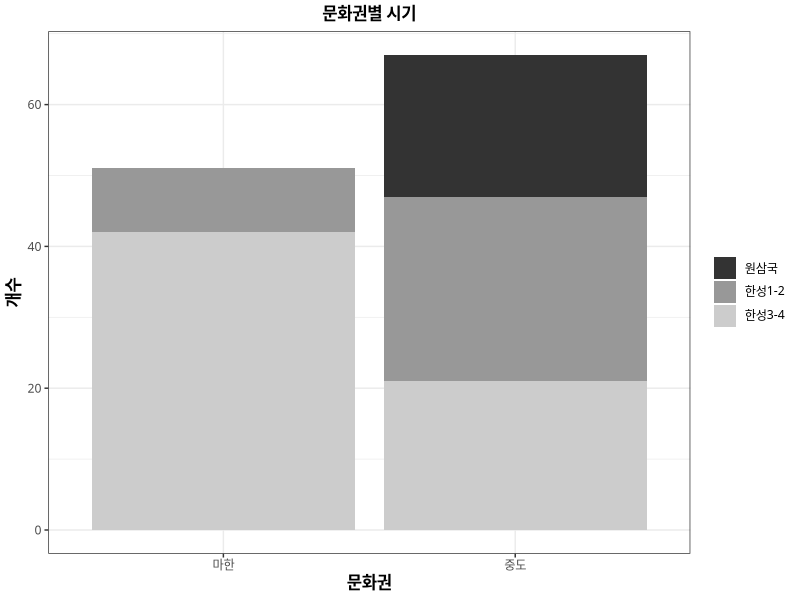
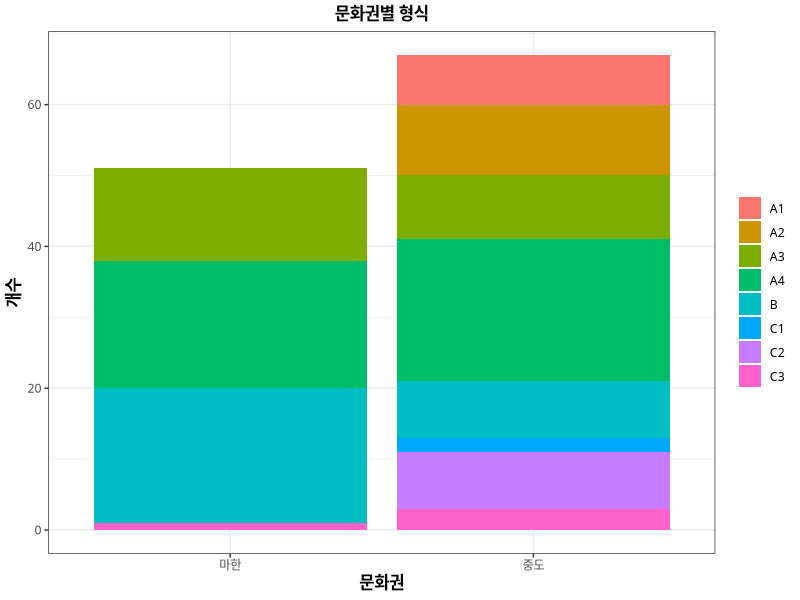
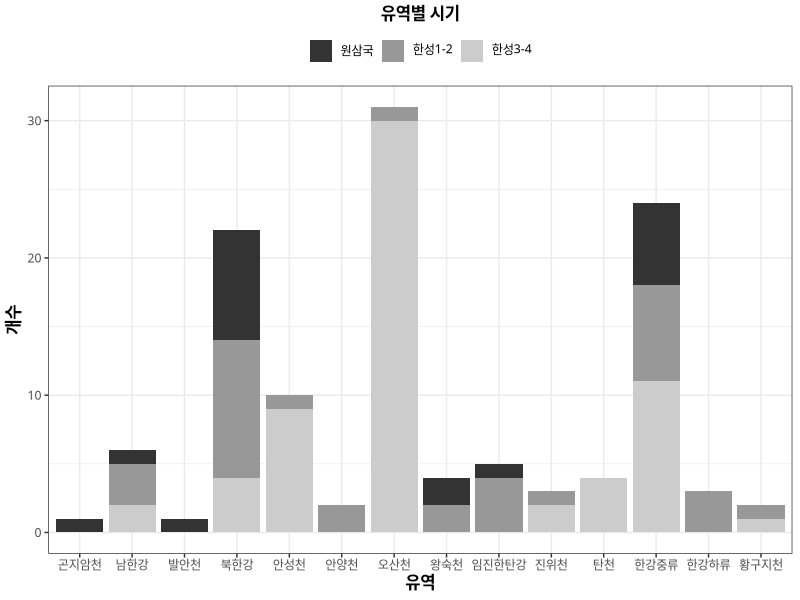
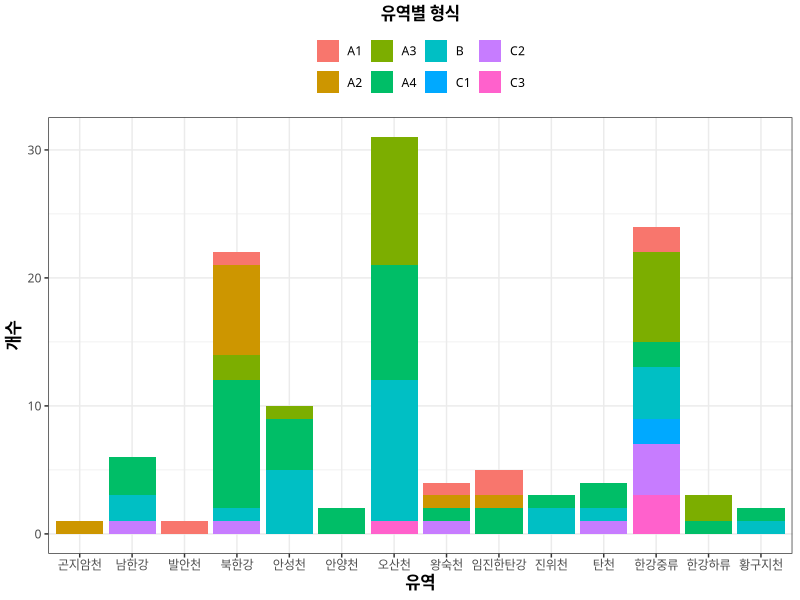
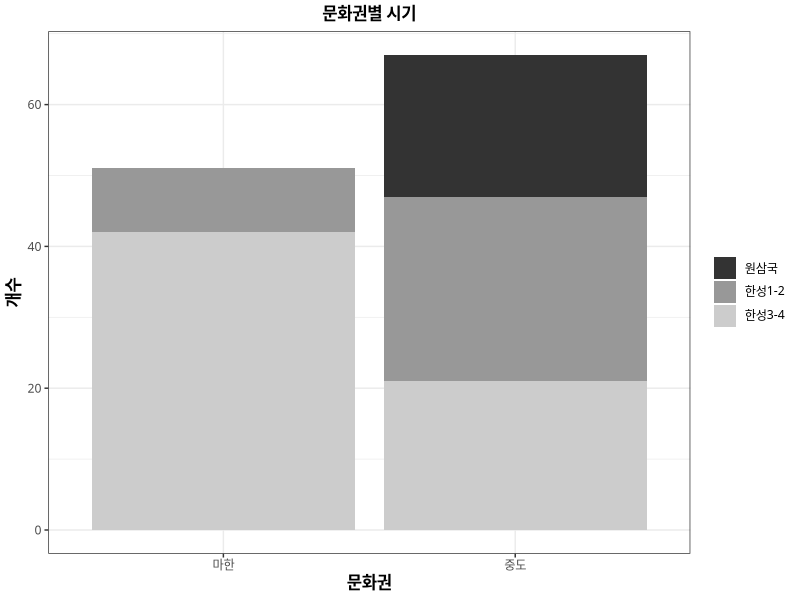
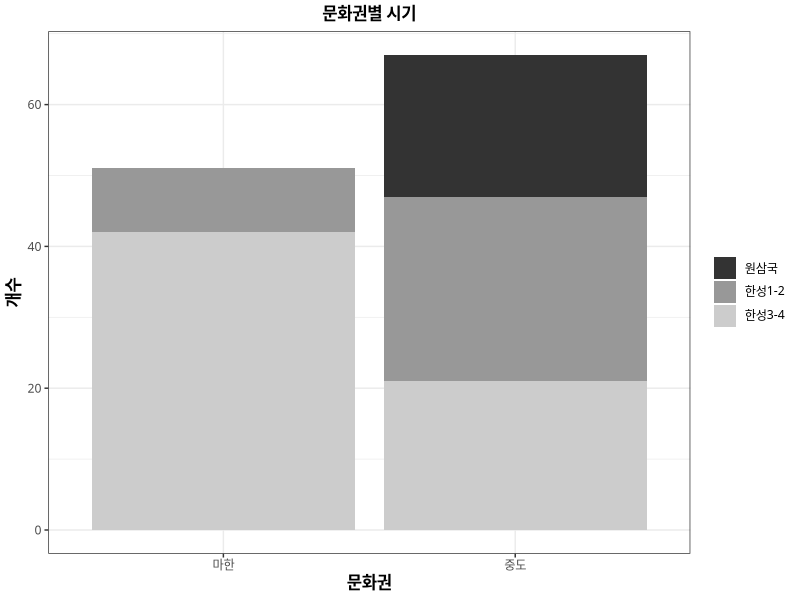
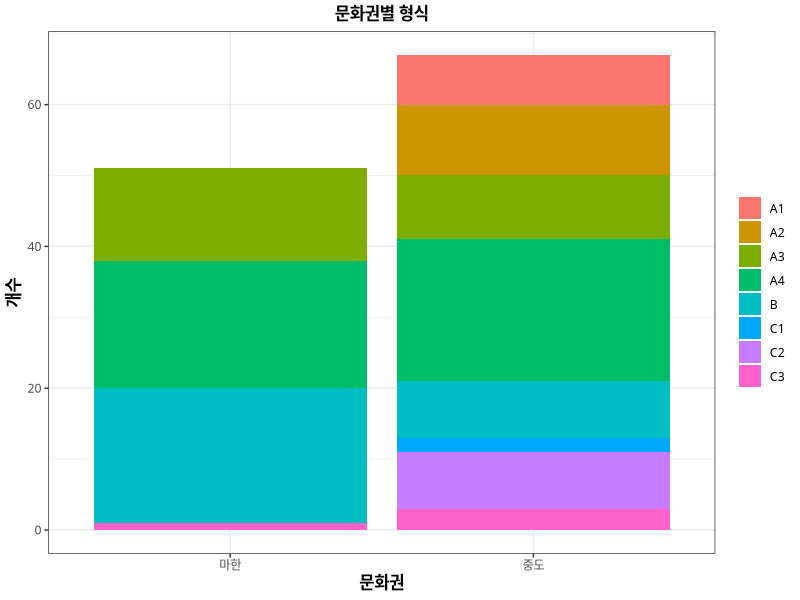
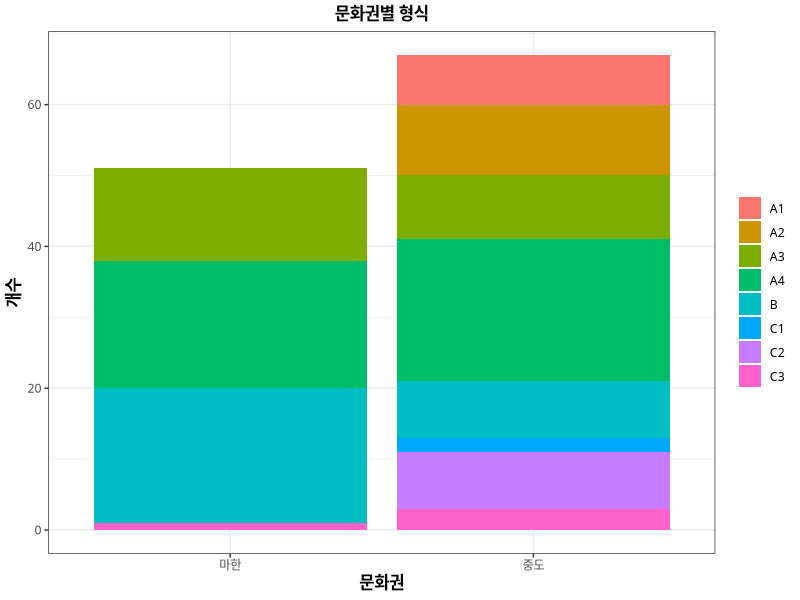

Here is the R script that generated these plots, in order:
library(ggplot2)
library(here)

df <- read.csv(here("./Data/LPV_Measurement.csv"), fileEncoding = "UTF-8")
df <- subset(df, df$시기 != "-" & df$형식 != "D")

########## 문화권-시기 비율 ##########
ggplot(df, aes(x=df$문화권, fill=df$시기)) +
    geom_bar(stat="count") +
    scale_fill_grey() +
    xlab("문화권") +
    ylab("개수") +
        theme_bw() + 
        theme(legend.position = "right", plot.title = element_text(hjust = 0.5,size=12,face='bold')) +
        theme(text = element_text(family = "NanumGothic"),
            legend.title=element_blank(),
            plot.title = element_text(hjust = 0.5, size = 12, face = 'bold'),
            axis.title.x = element_text(size = 12, colour = "black", face = 'bold'),
            axis.title.y = element_text(size = 12, colour = "black", face = 'bold')) +
    ggtitle("문화권별 시기")

ggsave(here("./Graph/Barplot(문화권별시기).tiff"), dpi=300, width=3, height=3, units='in')
ggsave(here("./Graph/Barplot(문화권별시기).jpeg"), dpi=300, width=3, height=3, units='in')

########## 문화권-형식 비율 ###########
ggplot(df, aes(x=df$문화권, fill=df$형식)) +
    geom_bar(stat="count") +
    xlab("문화권") +
    ylab("개수") +
        theme_bw() + 
        theme(legend.position = "right", plot.title = element_text(hjust = 0.5,size=12,face='bold')) +
        theme(text = element_text(family = "NanumGothic"),
            legend.title=element_blank(),
            plot.title = element_text(hjust = 0.5, size = 12, face = 'bold'),
            axis.title.x = element_text(size = 12, colour = "black", face = 'bold'),
            axis.title.y = element_text(size = 12, colour = "black", face = 'bold')) +
    ggtitle("문화권별 형식")

ggsave(here("./Graph/Barplot(문화권별형식).tiff"), dpi=300, width=3, height=3, units='in')
ggsave(here("./Graph/Barplot(문화권별형식).jpeg"), dpi=300, width=3, height=3, units='in')

########## 유역-시기 비율###########
ggplot(df, aes(x=df$유역, fill=df$시기)) +
    geom_bar(stat="count") +
    scale_fill_grey() +
    xlab("유역") +
    ylab("개수") +
        theme_bw() + 
        theme(legend.position = "top", plot.title = element_text(hjust = 0.5,size=12,face='bold')) +
        theme(text = element_text(family = "NanumGothic"),
            legend.title=element_blank(),
            plot.title = element_text(hjust = 0.5, size = 12, face = 'bold'),
            axis.title.x = element_text(size = 12, colour = "black", face = 'bold'),
            axis.title.y = element_text(size = 12, colour = "black", face = 'bold')) +
    ggtitle("유역별 시기")

ggsave(here("./Graph/Barplot(유역별시기).tiff"), dpi=300, width=10, height=3, units='in')
ggsave(here("./Graph/Barplot(유역별시기).jpeg"), dpi=300, width=10, height=3, units='in')

########## 유역-형식 비율###########
ggplot(df, aes(x=df$유역, fill=df$형식)) +
    geom_bar(stat="count") +
    xlab("유역") +
    ylab("개수") +
        theme_bw() + 
        theme(legend.position = "top", plot.title = element_text(hjust = 0.5,size=12,face='bold')) +
        theme(text = element_text(family = "NanumGothic"),
            legend.title=element_blank(),
            plot.title = element_text(hjust = 0.5, size = 12, face = 'bold'),
            axis.title.x = element_text(size = 12, colour = "black", face = 'bold'),
            axis.title.y = element_text(size = 12, colour = "black", face = 'bold')) +
    ggtitle("유역별 형식")

ggsave(here("./Graph/Barplot(유역별형식).tiff"), dpi=300, width=10, height=3, units='in')
ggsave(here("./Graph/Barplot(유역별형식).jpeg"), dpi=300, width=10, height=3, units='in')
